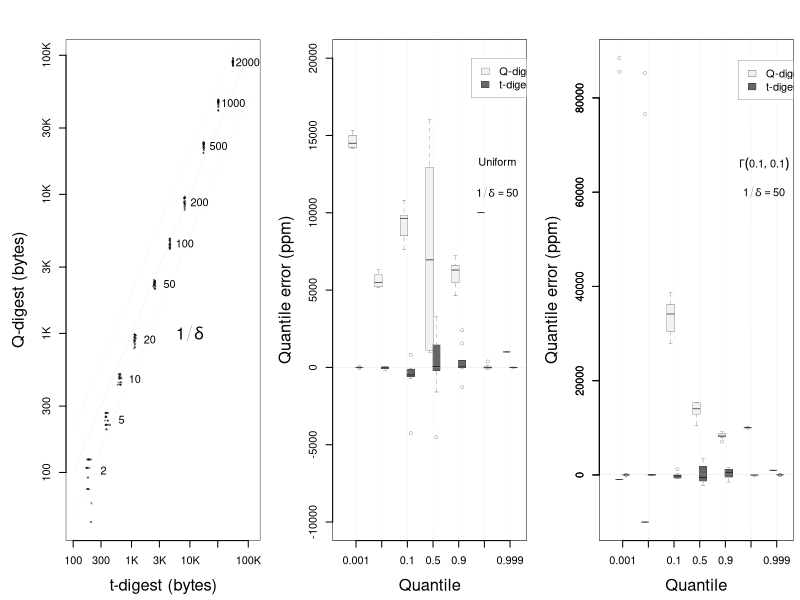

Write R code to recreate this figure.
data = read.delim("comparison.tsv")
keep = function(data, tag) {
  data[data$dist == tag & data$compression == 50 & data$q !=0.3 & data$q != 0.7 & data$q != 0.2 & data$q != 0.8, ]
}

pdf("qd-sizes.pdf", width=6, height=2, pointsize=7)
layout(matrix(c(1,2,3), 1, 3, byrow=T), widths=c(1,1))

gray = rgb(0,0,0,0.05)

old = par(mar=c(4.5,5,3,0.5), lwd=0.2)
plot(s2~s1, data, log='xy', pch=21, col=gray, bg=gray, cex=0.4,
     xlab="t-digest (bytes)", ylab="Q-digest (bytes)",
     xlim=c(100, 120000),
     cex.lab=1.5, xaxt='n', yaxt='n')
box()

axis(at=c(100, 300, 1000, 3000, 10000, 30000, 100000), labels=c(100, 300, "1K", "3K", "10K", "30K", "100K"), side=1)
axis(at=c(100, 300, 1000, 3000, 10000, 30000, 100000), labels=c(100, 300, "1K", "3K", "10K", "30K", "100K"), side=2)

steps = exp(seq(log(100), log(200000), by=log(2)))
lines(steps, steps, col='lightgrey')
lines(steps, steps/2, lty=2, col='lightgrey')
lines(steps,steps*2, lty=2, col='lightgrey')

for (compression in c(2, 5, 10, 20, 50, 100, 200, 500, 1000, 2000)) {
  x = mean(data[data$compression == compression,]$s1) * 1.8
  y = mean(data[data$compression == compression,]$s2)
  text(x,y,compression)
}
text(10000, 1000, expression(1/delta), cex=1.5)

par(old)

old = par(mar=c(4.5,5,3,0.5), lwd=0.2)
boxplot(1e6*e2 ~ q, keep(data, 'uniform'), at=1:7 - 0.13, boxwex=0.3, xaxt='n', yaxt='n',
        ylab="Quantile error (ppm)", xlab="Quantile",
        ylim=c(-10000, 20000), cex.lab=1.5, col=rgb(0.95, 0.95, 0.95))
boxplot(1e6*e1 ~ q, keep(data, 'uniform'), col=rgb(0.4, 0.4, 0.4), at=1:7 + 0.13, add=T, boxwex=0.3, xaxt='n', yaxt='n')
axis(at=1:7, labels=c(0.001, 0.01, 0.1, 0.5, 0.9, 0.99, 0.999), side=1)
axis(side=2, cex=2)
abline(h=0, col='gray')
for (i in 1:7) {
  abline(v=i, col='lightgray', lty=2)
}
legend(5.5, 20000, c("Q-digest", "t-digest"), fill = c(rgb(0.95, 0.95, 0.95), rgb(0.4, 0.4, 0.4)))
text(6.5, 13300, "Uniform", cex=1)
text(6.5, 11300, expression(1/delta == 50), cex=1)
box()
par(old)

old = par(mar=c(4.5,5,3,0.5), lwd=0.2)
boxplot(1e6*e2 ~ q, keep(data, 'gamma'), col=rgb(0.95, 0.95, 0.95), at=1:7 - 0.13, boxwex=0.3, xaxt='n',
        ylab="Quantile error (ppm)", xlab="Quantile",
        cex.lab=1.5)
boxplot(1e6*e1 ~ q, keep(data, 'gamma'), col=rgb(0.4, 0.4, 0.4), at=1:7 + 0.13, add=T, boxwex=0.3, xaxt='n')
axis(at=1:7, labels=c(0.001, 0.01, 0.1, 0.5, 0.9, 0.99, 0.999), side=1)
abline(h=0, col='gray')
for (i in 1:7) {
  abline(v=i, col='lightgray', lty=2)
}
legend(5.5, 88000, c("Q-digest", "t-digest"), fill = c(rgb(0.95, 0.95, 0.95), rgb(0.4, 0.4, 0.4)))
text(6.5, 66000, expression(Gamma(0.1, 0.1)), cex=1)
text(6.5, 60000, expression(1/delta == 50), cex=1)
box()
par(old)

dev.off()
